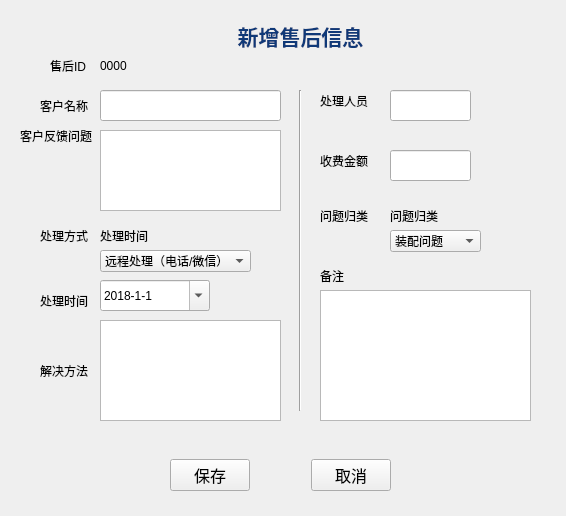
<?xml version="1.0" encoding="UTF-8"?>
<ui version="4.0">
 <class>Form</class>
 <widget class="QWidget" name="Form">
  <property name="geometry">
   <rect>
    <x>0</x>
    <y>0</y>
    <width>566</width>
    <height>516</height>
   </rect>
  </property>
  <property name="focusPolicy">
   <enum>Qt::StrongFocus</enum>
  </property>
  <property name="windowTitle">
   <string>Form</string>
  </property>
  <property name="autoFillBackground">
   <bool>true</bool>
  </property>
  <widget class="QLabel" name="label_13">
   <property name="geometry">
    <rect>
     <x>220</x>
     <y>20</y>
     <width>161</width>
     <height>31</height>
    </rect>
   </property>
   <property name="text">
    <string>&lt;html&gt;&lt;head/&gt;&lt;body&gt;&lt;p align=&quot;center&quot;&gt;&lt;span style=&quot; font-size:16pt; font-weight:600; color:#0f3978;&quot;&gt;新增售后信息&lt;/span&gt;&lt;/p&gt;&lt;/body&gt;&lt;/html&gt;</string>
   </property>
  </widget>
  <widget class="QLabel" name="label_7">
   <property name="geometry">
    <rect>
     <x>320</x>
     <y>260</y>
     <width>59</width>
     <height>31</height>
    </rect>
   </property>
   <property name="text">
    <string>备注</string>
   </property>
  </widget>
  <widget class="QLabel" name="label_6">
   <property name="geometry">
    <rect>
     <x>320</x>
     <y>70</y>
     <width>59</width>
     <height>61</height>
    </rect>
   </property>
   <property name="text">
    <string>处理人员</string>
   </property>
  </widget>
  <widget class="QWidget" name="horizontalLayoutWidget">
   <property name="geometry">
    <rect>
     <x>170</x>
     <y>450</y>
     <width>221</width>
     <height>51</height>
    </rect>
   </property>
   <layout class="QHBoxLayout" name="horizontalLayout">
    <item>
     <widget class="QPushButton" name="pushButton_save">
      <property name="font">
       <font>
        <family>宋体</family>
        <pointsize>12</pointsize>
        <weight>50</weight>
        <bold>false</bold>
       </font>
      </property>
      <property name="text">
       <string>保存</string>
      </property>
     </widget>
    </item>
    <item>
     <spacer name="horizontalSpacer">
      <property name="orientation">
       <enum>Qt::Horizontal</enum>
      </property>
      <property name="sizeHint" stdset="0">
       <size>
        <width>40</width>
        <height>20</height>
       </size>
      </property>
     </spacer>
    </item>
    <item>
     <widget class="QPushButton" name="pushButton_cancel">
      <property name="font">
       <font>
        <family>宋体</family>
        <pointsize>12</pointsize>
        <weight>50</weight>
        <bold>false</bold>
       </font>
      </property>
      <property name="text">
       <string>取消</string>
      </property>
     </widget>
    </item>
   </layout>
  </widget>
  <widget class="QLabel" name="label_8">
   <property name="geometry">
    <rect>
     <x>40</x>
     <y>340</y>
     <width>59</width>
     <height>61</height>
    </rect>
   </property>
   <property name="text">
    <string>解决方法</string>
   </property>
  </widget>
  <widget class="QComboBox" name="comboBox_method">
   <property name="geometry">
    <rect>
     <x>100</x>
     <y>250</y>
     <width>151</width>
     <height>22</height>
    </rect>
   </property>
   <item>
    <property name="text">
     <string>远程处理（电话/微信）</string>
    </property>
   </item>
   <item>
    <property name="text">
     <string>上门服务</string>
    </property>
   </item>
  </widget>
  <widget class="QLabel" name="label">
   <property name="geometry">
    <rect>
     <x>50</x>
     <y>50</y>
     <width>41</width>
     <height>31</height>
    </rect>
   </property>
   <property name="text">
    <string>售后ID</string>
   </property>
  </widget>
  <widget class="QLabel" name="label_2">
   <property name="geometry">
    <rect>
     <x>40</x>
     <y>90</y>
     <width>51</width>
     <height>31</height>
    </rect>
   </property>
   <property name="text">
    <string>客户名称</string>
   </property>
  </widget>
  <widget class="QLineEdit" name="lineEdit_name">
   <property name="geometry">
    <rect>
     <x>100</x>
     <y>90</y>
     <width>181</width>
     <height>31</height>
    </rect>
   </property>
  </widget>
  <widget class="QLabel" name="label_3">
   <property name="geometry">
    <rect>
     <x>20</x>
     <y>120</y>
     <width>72</width>
     <height>31</height>
    </rect>
   </property>
   <property name="text">
    <string>客户反馈问题</string>
   </property>
  </widget>
  <widget class="QLabel" name="label_4">
   <property name="geometry">
    <rect>
     <x>40</x>
     <y>220</y>
     <width>51</width>
     <height>31</height>
    </rect>
   </property>
   <property name="text">
    <string>处理方式</string>
   </property>
  </widget>
  <widget class="QLabel" name="label_5">
   <property name="geometry">
    <rect>
     <x>40</x>
     <y>280</y>
     <width>51</width>
     <height>41</height>
    </rect>
   </property>
   <property name="text">
    <string>处理时间</string>
   </property>
  </widget>
  <widget class="QLineEdit" name="lineEdit_staff">
   <property name="geometry">
    <rect>
     <x>390</x>
     <y>90</y>
     <width>81</width>
     <height>31</height>
    </rect>
   </property>
   <property name="text">
    <string/>
   </property>
  </widget>
  <widget class="QLabel" name="label_9">
   <property name="geometry">
    <rect>
     <x>320</x>
     <y>130</y>
     <width>59</width>
     <height>61</height>
    </rect>
   </property>
   <property name="text">
    <string>收费金额</string>
   </property>
  </widget>
  <widget class="QComboBox" name="comboBox_classify">
   <property name="geometry">
    <rect>
     <x>390</x>
     <y>230</y>
     <width>91</width>
     <height>22</height>
    </rect>
   </property>
   <item>
    <property name="text">
     <string>装配问题</string>
    </property>
   </item>
   <item>
    <property name="text">
     <string>零件质量问题</string>
    </property>
   </item>
   <item>
    <property name="text">
     <string>产品设计问题</string>
    </property>
   </item>
   <item>
    <property name="text">
     <string>使用不当</string>
    </property>
   </item>
  </widget>
  <widget class="QLabel" name="label_10">
   <property name="geometry">
    <rect>
     <x>320</x>
     <y>200</y>
     <width>51</width>
     <height>31</height>
    </rect>
   </property>
   <property name="text">
    <string>问题归类</string>
   </property>
  </widget>
  <widget class="Line" name="line">
   <property name="geometry">
    <rect>
     <x>290</x>
     <y>90</y>
     <width>20</width>
     <height>321</height>
    </rect>
   </property>
   <property name="orientation">
    <enum>Qt::Vertical</enum>
   </property>
  </widget>
  <widget class="QPlainTextEdit" name="plainTextEdit_problem">
   <property name="geometry">
    <rect>
     <x>100</x>
     <y>130</y>
     <width>181</width>
     <height>81</height>
    </rect>
   </property>
  </widget>
  <widget class="QPlainTextEdit" name="plainTextEdit_solution">
   <property name="geometry">
    <rect>
     <x>100</x>
     <y>320</y>
     <width>181</width>
     <height>101</height>
    </rect>
   </property>
  </widget>
  <widget class="QPlainTextEdit" name="plainTextEdit_remark">
   <property name="geometry">
    <rect>
     <x>320</x>
     <y>290</y>
     <width>211</width>
     <height>131</height>
    </rect>
   </property>
  </widget>
  <widget class="QLabel" name="label_classify">
   <property name="geometry">
    <rect>
     <x>390</x>
     <y>200</y>
     <width>71</width>
     <height>31</height>
    </rect>
   </property>
   <property name="text">
    <string>问题归类</string>
   </property>
  </widget>
  <widget class="QLabel" name="label_method">
   <property name="geometry">
    <rect>
     <x>100</x>
     <y>220</y>
     <width>161</width>
     <height>31</height>
    </rect>
   </property>
   <property name="text">
    <string>处理时间</string>
   </property>
  </widget>
  <widget class="QLineEdit" name="lineEdit_charge">
   <property name="geometry">
    <rect>
     <x>390</x>
     <y>150</y>
     <width>81</width>
     <height>31</height>
    </rect>
   </property>
   <property name="text">
    <string/>
   </property>
  </widget>
  <widget class="QDateEdit" name="dateEdit_handle">
   <property name="geometry">
    <rect>
     <x>100</x>
     <y>280</y>
     <width>110</width>
     <height>31</height>
    </rect>
   </property>
   <property name="dateTime">
    <datetime>
     <hour>0</hour>
     <minute>0</minute>
     <second>0</second>
     <year>2018</year>
     <month>1</month>
     <day>1</day>
    </datetime>
   </property>
   <property name="displayFormat">
    <string>yyyy-M-d</string>
   </property>
   <property name="calendarPopup">
    <bool>true</bool>
   </property>
   <property name="date">
    <date>
     <year>2018</year>
     <month>1</month>
     <day>1</day>
    </date>
   </property>
  </widget>
  <widget class="QLabel" name="label_serviceID">
   <property name="geometry">
    <rect>
     <x>100</x>
     <y>50</y>
     <width>101</width>
     <height>31</height>
    </rect>
   </property>
   <property name="text">
    <string>0000</string>
   </property>
  </widget>
 </widget>
 <resources/>
 <connections>
  <connection>
   <sender>pushButton_save</sender>
   <signal>clicked()</signal>
   <receiver>Form</receiver>
   <slot>saveToSqlite()</slot>
   <hints>
    <hint type="sourcelabel">
     <x>216</x>
     <y>463</y>
    </hint>
    <hint type="destinationlabel">
     <x>91</x>
     <y>218</y>
    </hint>
   </hints>
  </connection>
  <connection>
   <sender>pushButton_cancel</sender>
   <signal>clicked()</signal>
   <receiver>Form</receiver>
   <slot>close()</slot>
   <hints>
    <hint type="sourcelabel">
     <x>389</x>
     <y>463</y>
    </hint>
    <hint type="destinationlabel">
     <x>361</x>
     <y>446</y>
    </hint>
   </hints>
  </connection>
 </connections>
 <slots>
  <slot>saveToSqlite()</slot>
 </slots>
</ui>
